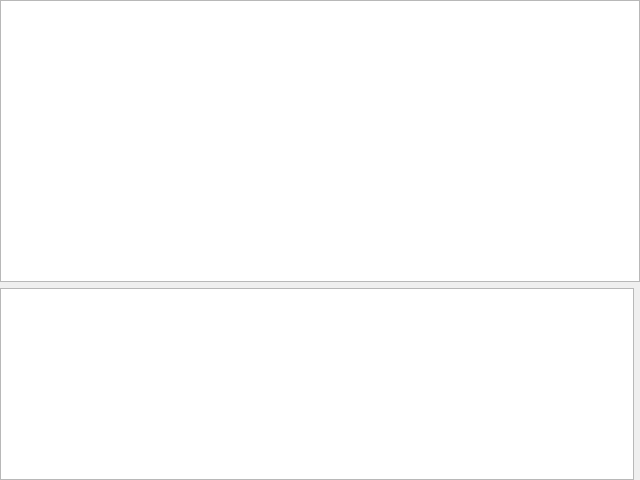
<?xml version="1.0" encoding="UTF-8"?>
<ui version="4.0">
 <class>SCashboxWidget</class>
 <widget class="QWidget" name="SCashboxWidget">
  <property name="geometry">
   <rect>
    <x>0</x>
    <y>0</y>
    <width>640</width>
    <height>480</height>
   </rect>
  </property>
  <property name="windowTitle">
   <string>Form</string>
  </property>
  <layout class="QGridLayout" name="gridLayout_2">
   <property name="leftMargin">
    <number>0</number>
   </property>
   <property name="topMargin">
    <number>0</number>
   </property>
   <property name="rightMargin">
    <number>0</number>
   </property>
   <property name="bottomMargin">
    <number>0</number>
   </property>
   <item row="0" column="0">
    <layout class="QGridLayout" name="gridLayout">
     <item row="1" column="0">
      <widget class="STableViewCashboxSummary" name="tableViewSummary">
       <property name="sizePolicy">
        <sizepolicy hsizetype="Expanding" vsizetype="Minimum">
         <horstretch>0</horstretch>
         <verstretch>0</verstretch>
        </sizepolicy>
       </property>
       <property name="verticalScrollBarPolicy">
        <enum>Qt::ScrollBarAlwaysOff</enum>
       </property>
       <property name="horizontalScrollBarPolicy">
        <enum>Qt::ScrollBarAlwaysOff</enum>
       </property>
       <property name="showDropIndicator" stdset="0">
        <bool>false</bool>
       </property>
       <property name="selectionMode">
        <enum>QAbstractItemView::NoSelection</enum>
       </property>
       <property name="wordWrap">
        <bool>false</bool>
       </property>
       <property name="cornerButtonEnabled">
        <bool>false</bool>
       </property>
       <attribute name="horizontalHeaderVisible">
        <bool>false</bool>
       </attribute>
       <attribute name="horizontalHeaderHighlightSections">
        <bool>false</bool>
       </attribute>
       <attribute name="verticalHeaderVisible">
        <bool>false</bool>
       </attribute>
       <attribute name="verticalHeaderHighlightSections">
        <bool>false</bool>
       </attribute>
      </widget>
     </item>
     <item row="0" column="0" colspan="2">
      <widget class="STableViewCashbox" name="tableView">
       <property name="editTriggers">
        <set>QAbstractItemView::DoubleClicked</set>
       </property>
       <property name="showDropIndicator" stdset="0">
        <bool>false</bool>
       </property>
       <property name="selectionBehavior">
        <enum>QAbstractItemView::SelectRows</enum>
       </property>
       <property name="verticalScrollMode">
        <enum>QAbstractItemView::ScrollPerPixel</enum>
       </property>
       <property name="horizontalScrollMode">
        <enum>QAbstractItemView::ScrollPerPixel</enum>
       </property>
       <property name="cornerButtonEnabled">
        <bool>false</bool>
       </property>
       <attribute name="horizontalHeaderShowSortIndicator" stdset="0">
        <bool>true</bool>
       </attribute>
       <attribute name="verticalHeaderVisible">
        <bool>false</bool>
       </attribute>
       <attribute name="verticalHeaderHighlightSections">
        <bool>false</bool>
       </attribute>
      </widget>
     </item>
    </layout>
   </item>
  </layout>
 </widget>
 <customwidgets>
  <customwidget>
   <class>STableViewCashboxSummary</class>
   <extends>QTableView</extends>
   <header location="global">STableViewCashbox</header>
  </customwidget>
  <customwidget>
   <class>STableViewCashbox</class>
   <extends>QTableView</extends>
   <header location="global">STableViewCashbox</header>
  </customwidget>
 </customwidgets>
 <resources/>
 <connections/>
</ui>
